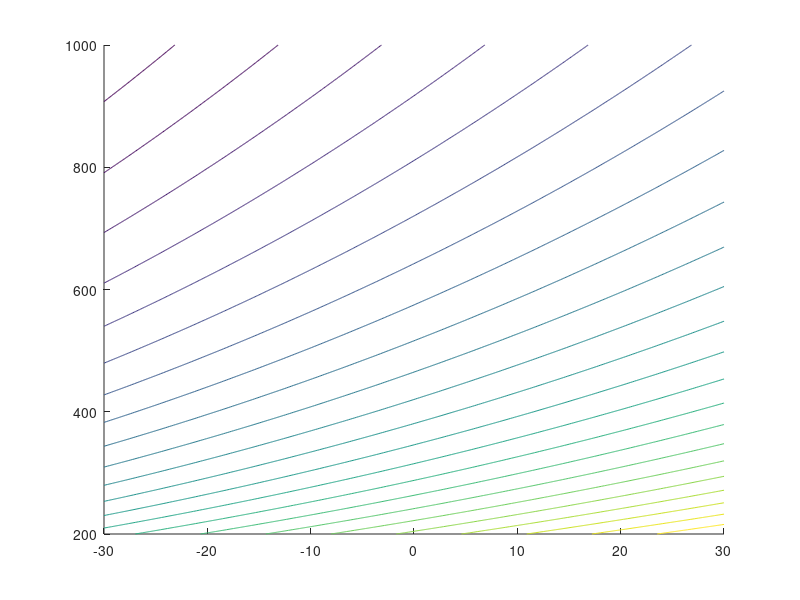

Source code (MATLAB): (Note: this script raises an error after producing the figure.)
%% Constant Values

% Universal gas constant for dry air
Rd = 287; % [J/(Kg*K)]

% Specific heat capacity at a constant pressure
Cp = 1004; % [J/(Kg*K)]

%% Creating the Temperature and Pressure Variables

% Temperature
Temperature = -30:0.1:30; % [Degrees Celcius]

% Converting the temperature from celcius to Kelvin
Temp_K = Temperature + 273.15; % [K]

% Pressure 
Pressure = 200:1:1000; % [hPa]

% Determining the length of the variables
Temp_length = length(Temperature);
Press_length = length(Pressure);

%% Calcularing Potential Temperature

% Creating a 2D potential temperature variable
PotTemp = NaN(Press_length, Temp_length);

% Loop 1 => goes through the length of the pressure variable
for i = 1:Press_length
    % Loop 2 =? goes through the length of the temperature array
    for k = 1:Temp_length
        % Calculating potential temperature
        PotTemp(i, k) = Temp_K(k) .* ((1000 ./ Pressure(i)) .^ (Rd./Cp)); % [K]
    end
end

%% Creating Emagram Plot

% Potential temperature lines for plot
PotTemp_Contour = 250:10:470;
% Contour labels
Contour_label = 260:20:460;

figure
% Creating a contour plot for potential temperature
[c, h] = contour(Temperature, Pressure, PotTemp, PotTemp_Contour, 'color', [0.4660 0.6740 0.1880]);
% Creating inline contour label
clabel(c, h, Contour_label, 'color', [0.4660 0.6740 0.1880])
% Creating a log scale y-axis scale
set(gca, 'YScale', 'log')
% Setting y-axis scale limits
ylim([200 1000])
% Setting y-axis ticks
yticks([200 300 400 500 600 700 800 900 1000])
% Inverting y-axis scale
set(gca, 'YDir','reverse')
% X-axis lable
xlabel('Temperautre ({\circ}C)', 'FontSize', 20)
% Y-axis label
ylabel('Pressure (hPa)', 'FontSize', 20)
% Plot title
title('ATSC 5010 Lab 3: Emagram', 'FontSize', 30)
% Turning on plot grid
grid on
% Naming the plot grid
ax = gca;
% Making grid lines dotted
ax.GridLineStyle = ':';


